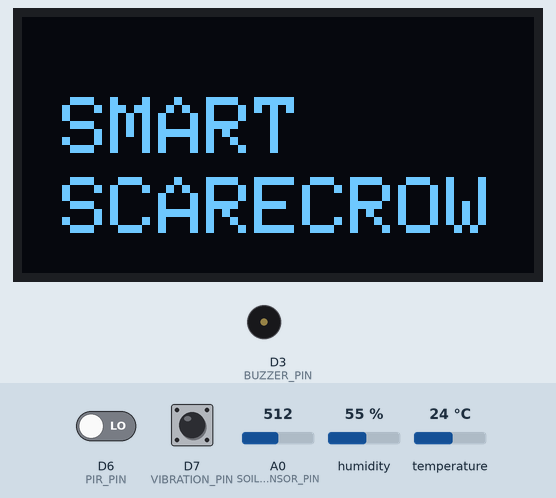
Simulated run of this sketch. Board: ESP8266 (NodeMCU). On the bench: 128×64 one-colour display, buzzer (waves = sounding). The test bench sets the inputs (shaded band); at power-on: D6 (PIR_PIN) LOW, D7 (VIBRATION_PIN) LOW, A0 (SOIL_SENSOR_PIN) = 512, humidity 55 %, temperature 24 °C. WiFi joins after 1.5 s; servers stay silent unless stated; the display library's start-up logo is not drawn; what the sketch prints to the serial monitor is not drawn.

Above: at 2.1 s.
At 16.1 s:
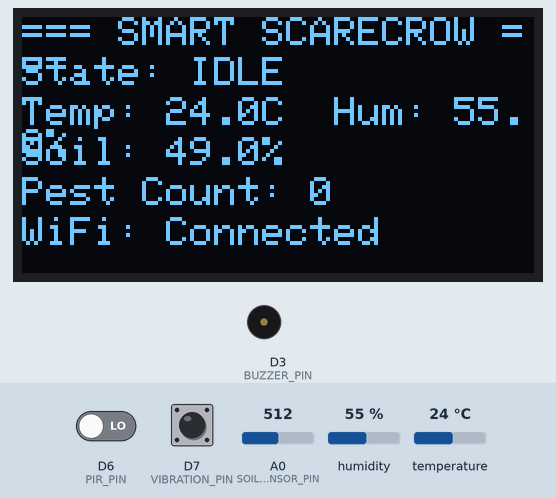
16.2 s: D6 (PIR_PIN) driven HIGH
At 17.1 s:
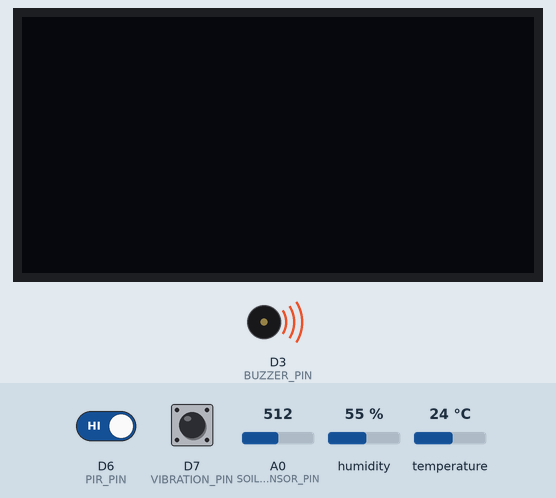
19.2 s: D7 (VIBRATION_PIN) pulsed HIGH 2 times (0.12 s each, 0.3 s apart)
At 22.2 s:
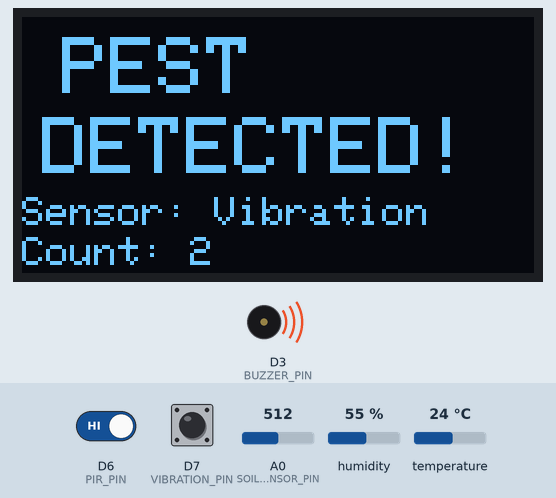
22.8 s: D7 (VIBRATION_PIN) driven HIGH
At 26.0 s:
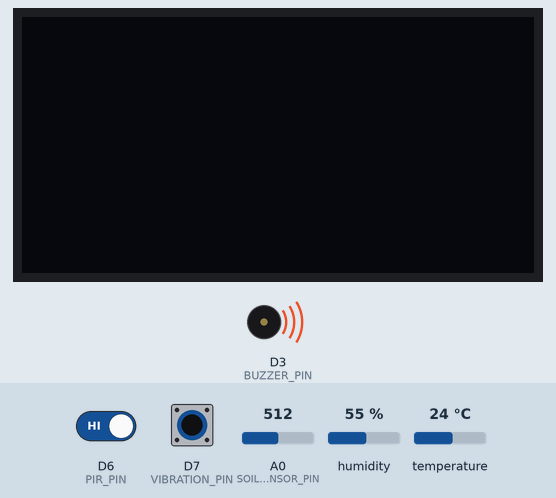
Timing chart, 0 to 27.5 s (numbered marks = the images above; inputs shaded):
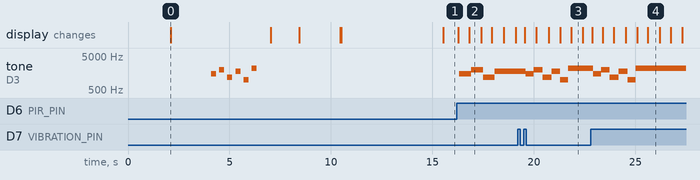

The sketch:

amicta_scarecrow.ino
```cpp
#define BLYNK_PRINT Serial
#define BLYNK_TEMPLATE_ID ""
#define BLYNK_TEMPLATE_NAME ""
#define BLYNK_AUTH_TOKEN ""

#include <ESP8266WiFi.h>
#include <BlynkSimpleEsp8266.h>
#include <DHT.h>
#include <Wire.h>
#include <Adafruit_GFX.h>
#include <Adafruit_SSD1306.h>

// +++++ HARDWARE CONFIG
// OLED Display Configuration
#define SCREEN_WIDTH 128
#define SCREEN_HEIGHT 64
#define OLED_RESET -1
Adafruit_SSD1306 display(SCREEN_WIDTH, SCREEN_HEIGHT, &Wire, OLED_RESET);

// Pin Definitions - FIXED: Hindari konflik I2C
#define PIR_PIN D6
#define VIBRATION_PIN D7
#define BUZZER_PIN D3
#define DHT_PIN D5
#define SOIL_SENSOR_PIN A0
// I2C for OLED: SDA = D2, SCL = D1 (Default ESP8266)

// DHT Configuration
#define DHT_TYPE DHT11
DHT dht(DHT_PIN, DHT_TYPE);

// ===== NETWORK CONFIGURATION =====
// const char* ssid = "Trafalgar LAW";
// const char* password = "bukanwibu";

const char* ssid = "pova6";
const char* password = "gungun82";

//const char* ssid = "Ghozali";
//const char* password = "Rt10rw04";

// const char* ssid = "Yowaimou";
// const char* password = "12345678";

// ===== BLYNK VIRTUAL PINS =====
#define VPIN_TEMPERATURE    V0
#define VPIN_HUMIDITY       V1
#define VPIN_SOIL_MOISTURE  V2
#define VPIN_PEST_COUNT     V3
#define VPIN_PEST_DETECTED  V4
#define VPIN_CONNECTION     V5
#define VPIN_MANUAL_BUZZ    V6
#define VPIN_RESET_COUNT    V7
#define VPIN_VIBRATION_STATUS V8
#define VPIN_PIR_STATUS     V9

BlynkTimer timer;

// ===== SYSTEM VARIABLES =====
unsigned long dailyPestCount = 0;
bool pirState = false;
bool vibrationState = false;
bool lastPirState = false;
bool lastVibrationState = false;
unsigned long lastPirTrigger = 0;
unsigned long lastVibrationTrigger = 0;
unsigned long lastPestDetected = 0;
bool pestDetectedFlag = false;

// ===== OLED DISPLAY VARIABLES =====
bool oledWorking = false;  // NEW: Track OLED status
bool oledBlinking = false;
bool oledBlinkState = false;
unsigned long lastOledBlink = 0;
unsigned long oledBlinkDuration = 10000;
const unsigned long OLED_BLINK_INTERVAL = 500;
String currentSensorType = "";
float currentTemp = 0;
float currentHum = 0;
float currentSoil = 0;

// ===== ANTI-OVERLAP SYSTEM =====
enum SensorState {
  SENSOR_IDLE,
  SENSOR_VIBRATION_ACTIVE,
  SENSOR_PIR_ACTIVE,
  SENSOR_BUZZER_ACTIVE
};

SensorState currentSensorState = SENSOR_IDLE;
unsigned long sensorLockTime = 0;
const unsigned long SENSOR_LOCK_DURATION = 5000;

const unsigned long VIBRATION_DEBOUNCE = 1000;
const unsigned long PIR_DEBOUNCE = 3000;
const unsigned long MIN_INTERVAL_BETWEEN_SENSORS = 3000;

// ===== MULTI-FREQUENCY BUZZER SYSTEM =====
const int frequencies[] = {1500, 2000, 1200, 1800, 1000, 2200};
const int frequencyCount = 6;

bool buzzerActive = false;
int buzzerStep = 0;
int buzzerCycle = 0;
int currentFrequencyIndex = 0;
unsigned long buzzerTimer = 0;
int buzzerPattern = 0;

// ===== SETUP FUNCTION =====
void setup() {
  Serial.begin(115200);
  Serial.println("\n=== Smart Scarecrow - OLED Fixed System ===");

  // Initialize pins first
  pinMode(PIR_PIN, INPUT);
  pinMode(VIBRATION_PIN, INPUT);
  pinMode(BUZZER_PIN, OUTPUT);
  digitalWrite(BUZZER_PIN, LOW);

  // Initialize DHT sensor
  dht.begin();

  // Initialize I2C with default pins and scan for devices
  Wire.begin(); // Default: SDA = D2 (GPIO4), SCL = D1 (GPIO5)
  Serial.println("Scanning I2C devices...");
  scanI2CDevices();

  // Initialize OLED Display with multiple address attempts
  oledWorking = initializeOLED();

  if (oledWorking) {
    showBootScreen();
  } else {
    Serial.println("❌ OLED Display failed - continuing without display");
  }

  // Test buzzer at startup
  testMultiFrequencyBuzzer();

  // Initialize WiFi
  Serial.println("Connecting to WiFi...");
  WiFi.begin(ssid, password);
  while (WiFi.status() != WL_CONNECTED) {
    delay(500);
    Serial.print(".");
    if (oledWorking) updateOledStatus("Connecting WiFi...", false);
  }
  Serial.println("\nWiFi Connected!");

  // Initialize Blynk
  Blynk.begin(BLYNK_AUTH_TOKEN, ssid, password);

  // Setup timers
  timer.setInterval(15000L, readAndSendSensorData);
  timer.setInterval(86400000L, resetDailyCount);
  timer.setInterval(3000L, checkSensorStatus);
  timer.setInterval(2000L, debugSensorReading);
  timer.setInterval(1000L, manageSensorState);
  timer.setInterval(5000L, updateOledDisplay);
  timer.setInterval(100L, handleOledBlink);

  Serial.println("Smart Scarecrow System Ready!");
  Serial.println("OLED Status: " + String(oledWorking ? "WORKING" : "FAILED"));

  // Send initial status
  Blynk.virtualWrite(VPIN_CONNECTION, oledWorking ? "Online - OLED OK" : "Online - OLED FAIL");
  Blynk.virtualWrite(VPIN_PEST_COUNT, dailyPestCount);

  if (oledWorking) updateOledStatus("System Ready!", false);
}

// ===== I2C AND OLED INITIALIZATION =====
void scanI2CDevices() {
  byte error, address;
  int nDevices = 0;

  Serial.println("I2C Scanner Starting...");

  for(address = 1; address < 127; address++) {
    Wire.beginTransmission(address);
    error = Wire.endTransmission();

    if (error == 0) {
      Serial.print("I2C device found at address 0x");
      if (address < 16) Serial.print("0");
      Serial.print(address, HEX);
      Serial.println(" !");
      nDevices++;
    }
  }

  if (nDevices == 0) {
    Serial.println("❌ No I2C devices found!");
  } else {
    Serial.println("✅ I2C scan complete. " + String(nDevices) + " device(s) found.");
  }
}

bool initializeOLED() {
  // Try common OLED addresses
  byte addresses[] = {0x3C, 0x3D};

  for (int i = 0; i < 2; i++) {
    Serial.println("Trying OLED at address 0x" + String(addresses[i], HEX));

    if(display.begin(SSD1306_SWITCHCAPVCC, addresses[i])) {
      Serial.println("✅ OLED initialized successfully at 0x" + String(addresses[i], HEX));
      display.display();
      delay(2000);
      display.clearDisplay();
      return true;
    }
  }

  Serial.println("❌ OLED initialization failed at all addresses");
  return false;
}

// ===== MAIN LOOP =====
void loop() {
  Blynk.run();
  timer.run();

  handleMultiFrequencyBuzzer();

  if (currentSensorState == SENSOR_IDLE) {
    checkSensorsWithPriority();
  }

  if (pestDetectedFlag && (millis() - lastPestDetected > oledBlinkDuration)) {
    pestDetectedFlag = false;
    oledBlinking = false;
    Blynk.virtualWrite(VPIN_PEST_DETECTED, 0);
    clearSensorStatus();
    if (oledWorking) updateOledDisplay();
  }

  delay(50);
}

// ===== OLED DISPLAY FUNCTIONS =====
void showBootScreen() {
  if (!oledWorking) return;

  display.clearDisplay();
  display.setTextSize(2);
  display.setTextColor(SSD1306_WHITE);
  display.setCursor(10, 20);
  display.println(F("SMART"));
  display.setCursor(10, 40);
  display.println(F("SCARECROW"));
  display.display();
  delay(2000);
}

void updateOledStatus(String status, bool blink) {
  if (!oledWorking) return;

  if (blink) {
    oledBlinking = true;
    lastOledBlink = millis();
    oledBlinkState = true;
  } else {
    oledBlinking = false;
  }

  display.clearDisplay();
  display.setTextSize(1);
  display.setTextColor(SSD1306_WHITE);
  display.setCursor(0, 0);
  display.println(status);
  display.display();
}

void updateOledDisplay() {
  if (!oledWorking || oledBlinking) return;

  display.clearDisplay();
  display.setTextSize(1);
  display.setTextColor(SSD1306_WHITE);

  display.setCursor(0, 0);
  display.println("=== SMART SCARECROW ===");

  display.setCursor(0, 10);
  display.print("State: ");
  display.println(getSensorStateShort(currentSensorState));

  display.setCursor(0, 20);
  display.print("Temp: ");
  display.print(currentTemp, 1);
  display.print("C  Hum: ");
  display.print(currentHum, 1);
  display.println("%");

  display.setCursor(0, 30);
  display.print("Soil: ");
  display.print(currentSoil, 1);
  display.println("%");

  display.setCursor(0, 40);
  display.print("Pest Count: ");
  display.println(dailyPestCount);

  display.setCursor(0, 50);
  if (WiFi.status() == WL_CONNECTED) {
    display.println("WiFi: Connected");
  } else {
    display.println("WiFi: Disconnected");
  }

  display.display();
}

void showPestAlert(String sensorType) {
  if (!oledWorking) return;

  currentSensorType = sensorType;
  oledBlinking = true;
  lastOledBlink = millis();
  oledBlinkState = true;

  displayPestAlertScreen();
}

void displayPestAlertScreen() {
  if (!oledWorking) return;

  display.clearDisplay();
  display.setTextSize(2);
  display.setTextColor(SSD1306_WHITE);

  display.setCursor(10, 5);
  display.println(F("PEST"));
  display.setCursor(5, 25);
  display.println(F("DETECTED!"));

  display.setTextSize(1);
  display.setCursor(0, 45);
  display.print("Sensor: ");
  display.println(currentSensorType);

  display.setCursor(0, 55);
  display.print("Count: ");
  display.println(dailyPestCount);

  display.display();
}

void handleOledBlink() {
  if (!oledWorking || !oledBlinking) return;

  unsigned long currentTime = millis();

  if (currentTime - lastPestDetected > oledBlinkDuration) {
    oledBlinking = false;
    updateOledDisplay();
    return;
  }

  if (currentTime - lastOledBlink >= OLED_BLINK_INTERVAL) {
    lastOledBlink = currentTime;
    oledBlinkState = !oledBlinkState;

    if (oledBlinkState) {
      displayPestAlertScreen();
    } else {
      display.clearDisplay();
      display.display();
    }
  }
}

String getSensorStateShort(SensorState state) {
  switch (state) {
    case SENSOR_IDLE: return "IDLE";
    case SENSOR_VIBRATION_ACTIVE: return "VIB-LOCK";
    case SENSOR_PIR_ACTIVE: return "PIR-LOCK";
    case SENSOR_BUZZER_ACTIVE: return "BUZZ-ACT";
    default: return "UNKNOWN";
  }
}

// ===== SENSOR FUNCTIONS =====
void checkSensorsWithPriority() {
  bool currentVibState = digitalRead(VIBRATION_PIN);
  bool currentPirState = digitalRead(PIR_PIN);

  unsigned long currentTime = millis();

  if (currentVibState && !lastVibrationState &&
      (currentTime - lastVibrationTrigger > VIBRATION_DEBOUNCE) &&
      (currentTime - lastPirTrigger > MIN_INTERVAL_BETWEEN_SENSORS)) {

    activateSensorWithLock(SENSOR_VIBRATION_ACTIVE, "Vibration", 1);
    lastVibrationTrigger = currentTime;
    Serial.println("🔴 VIBRATION DETECTED - PRIORITY 1!");
  }
  else if (currentPirState && !lastPirState &&
           (currentTime - lastPirTrigger > PIR_DEBOUNCE) &&
           (currentTime - lastVibrationTrigger > MIN_INTERVAL_BETWEEN_SENSORS)) {

    activateSensorWithLock(SENSOR_PIR_ACTIVE, "PIR Motion", 2);
    lastPirTrigger = currentTime;
    Serial.println("🟡 PIR MOTION DETECTED - PRIORITY 2!");
  }

  lastVibrationState = currentVibState;
  lastPirState = currentPirState;
}

void activateSensorWithLock(SensorState newState, const String& sensorType, int pattern) {
  currentSensorState = newState;
  sensorLockTime = millis();

  Serial.println("=== PEST DETECTED - NO OVERLAP SYSTEM ===");
  Serial.println("Active Sensor: " + sensorType);
  Serial.println("Pattern: " + String(pattern));
  Serial.println("OLED Status: " + String(oledWorking ? "WORKING" : "FAILED"));

  handlePestDetection(sensorType, pattern);
  updateSensorStatusDisplay(pattern);
}

void handlePestDetection(const String& sensorType, int pattern) {
  dailyPestCount++;
  buzzerPattern = pattern;
  currentFrequencyIndex = 0;

  activateMultiFrequencyDeterrent();
  sendPestDetection(sensorType);

  if (oledWorking) {
    showPestAlert(sensorType);
  }

  currentSensorState = SENSOR_BUZZER_ACTIVE;
}

// ===== MULTI-FREQUENCY BUZZER FUNCTIONS =====
void activateMultiFrequencyDeterrent() {
  buzzerActive = true;
  buzzerStep = 0;
  buzzerCycle = 0;
  currentFrequencyIndex = 0;
  buzzerTimer = millis();

  Serial.println("🎵 Multi-Frequency Buzzer activated!");
  Serial.println("Pattern: " + String(buzzerPattern));
}

void handleMultiFrequencyBuzzer() {
  if (!buzzerActive) return;

  unsigned long currentTime = millis();

  int maxCycles, beepDuration, pauseDuration;

  switch (buzzerPattern) {
    case 1:
      maxCycles = 6;
      beepDuration = 200;
      pauseDuration = 150;
      break;
    case 2:
      maxCycles = 4;
      beepDuration = 300;
      pauseDuration = 200;
      break;
    default:
      maxCycles = 3;
      beepDuration = 250;
      pauseDuration = 200;
      break;
  }

  switch (buzzerStep) {
    case 0:
      if (buzzerCycle < maxCycles) {
        int currentFreq = frequencies[currentFrequencyIndex];
        tone(BUZZER_PIN, currentFreq);

        Serial.println("🎵 BEEP " + String(buzzerCycle + 1) + "/" + String(maxCycles) +
                      " - Freq: " + String(currentFreq) + "Hz");

        buzzerTimer = currentTime;
        buzzerStep = 1;

        currentFrequencyIndex = (currentFrequencyIndex + 1) % frequencyCount;
      } else {
        buzzerActive = false;
        buzzerCycle = 0;
        currentFrequencyIndex = 0;

        currentSensorState = SENSOR_IDLE;
        sensorLockTime = millis();

        Serial.println("🎵 Multi-frequency sequence completed!");
      }
      break;

    case 1:
      if (currentTime - buzzerTimer >= beepDuration) {
        noTone(BUZZER_PIN);
        buzzerTimer = currentTime;
        buzzerStep = 2;
      }
      break;

    case 2:
      if (currentTime - buzzerTimer >= pauseDuration) {
        buzzerCycle++;
        buzzerStep = 0;
      }
      break;
  }
}

void testMultiFrequencyBuzzer() {
  Serial.println("🎵 Testing Multi-Frequency Buzzer...");

  for (int i = 0; i < frequencyCount; i++) {
    Serial.println("Testing Frequency " + String(i + 1) + "/" + String(frequencyCount) +
                   ": " + String(frequencies[i]) + "Hz");
    tone(BUZZER_PIN, frequencies[i], 250);
    delay(400);
  }

  Serial.println("🎵 Multi-Frequency Buzzer test complete!");
}

// ===== SENSOR DATA AND MANAGEMENT =====
void readAndSendSensorData() {
  float humidity = dht.readHumidity();
  float temperature = dht.readTemperature();

  int soilRaw = analogRead(SOIL_SENSOR_PIN);
  float soilMoisture = map(soilRaw, 1023, 0, 0, 100);
  soilMoisture = constrain(soilMoisture, 0.0, 100.0);

  if (isnan(humidity) || isnan(temperature)) {
    Serial.println("DHT sensor error!");
    humidity = 0;
    temperature = 0;
  }

  currentTemp = temperature;
  currentHum = humidity;
  currentSoil = soilMoisture;

  Blynk.virtualWrite(VPIN_TEMPERATURE, temperature);
  Blynk.virtualWrite(VPIN_HUMIDITY, humidity);
  Blynk.virtualWrite(VPIN_SOIL_MOISTURE, soilMoisture);
  Blynk.virtualWrite(VPIN_PEST_COUNT, dailyPestCount);

  Serial.println("===== Sensor Data & System Status =====");
  Serial.println("Temperature: " + String(temperature, 1) + "°C");
  Serial.println("Humidity: " + String(humidity, 1) + "%");
  Serial.println("Soil Moisture: " + String(soilMoisture, 1) + "%");
  Serial.println("Daily Pest Count: " + String(dailyPestCount));
  Serial.println("System State: " + getSensorStateName(currentSensorState));
  Serial.println("OLED Status: " + String(oledWorking ? "WORKING" : "FAILED"));
  Serial.println("========================================");
}

void manageSensorState() {
  unsigned long currentTime = millis();

  if (currentSensorState != SENSOR_IDLE &&
      (currentTime - sensorLockTime > SENSOR_LOCK_DURATION) &&
      !buzzerActive) {

    Serial.println("🔓 Auto-unlock: Sensor system released");
    currentSensorState = SENSOR_IDLE;
    clearSensorStatus();
  }
}

void sendPestDetection(const String& sensorType) {
  pestDetectedFlag = true;
  lastPestDetected = millis();

  Blynk.virtualWrite(VPIN_PEST_DETECTED, 1);
  Blynk.virtualWrite(VPIN_PEST_COUNT, dailyPestCount);

  String notifMsg = "🚨 Pest detected! " + sensorType + " | Total: " + String(dailyPestCount) +
                   " | OLED: " + String(oledWorking ? "OK" : "FAIL");
  Blynk.logEvent("pest_detected", notifMsg);

  Serial.println("Detection sent: " + notifMsg);
}

void checkSensorStatus() {
  if (WiFi.status() == WL_CONNECTED) {
    String status = "Online - " + String(oledWorking ? "OLED OK" : "OLED FAIL");
    Blynk.virtualWrite(VPIN_CONNECTION, status);
  } else {
    Blynk.virtualWrite(VPIN_CONNECTION, "WiFi Disconnected");
  }
}

void resetDailyCount() {
  dailyPestCount = 0;
  Blynk.virtualWrite(VPIN_PEST_COUNT, dailyPestCount);
  Serial.println("Daily pest count reset at: " + String(millis()));
}

void debugSensorReading() {
  bool vibStatus = digitalRead(VIBRATION_PIN);
  bool pirStatus = digitalRead(PIR_PIN);

  Serial.println("--- Debug Sensor (Anti-Overlap + OLED) ---");
  Serial.println("Current State: " + getSensorStateName(currentSensorState));
  Serial.println("Vibration (D0): " + String(vibStatus));
  Serial.println("PIR (D8): " + String(pirStatus));
  Serial.println("OLED Working: " + String(oledWorking ? "YES" : "NO"));
  Serial.println("Can Accept New Detection: " + String(currentSensorState == SENSOR_IDLE ? "YES" : "NO"));
  Serial.println("OLED Blinking: " + String(oledBlinking ? "ACTIVE" : "IDLE"));
  Serial.println("--------------------------------------------");
}

// ===== HELPER FUNCTIONS =====
String getSensorStateName(SensorState state) {
  switch (state) {
    case SENSOR_IDLE: return "All Sensors Idle";
    case SENSOR_VIBRATION_ACTIVE: return "VIBRATION LOCKED";
    case SENSOR_PIR_ACTIVE: return "PIR LOCKED";
    case SENSOR_BUZZER_ACTIVE: return "BUZZER ACTIVE";
    default: return "Unknown State";
  }
}

void updateSensorStatusDisplay(int pattern) {
  if (pattern == 1) {
    Blynk.virtualWrite(VPIN_VIBRATION_STATUS, 1);
    Blynk.virtualWrite(VPIN_PIR_STATUS, 0);
  } else if (pattern == 2) {
    Blynk.virtualWrite(VPIN_VIBRATION_STATUS, 0);
    Blynk.virtualWrite(VPIN_PIR_STATUS, 1);
  }
}

void clearSensorStatus() {
  Blynk.virtualWrite(VPIN_VIBRATION_STATUS, 0);
  Blynk.virtualWrite(VPIN_PIR_STATUS, 0);
}

// ===== BLYNK VIRTUAL PIN HANDLERS =====
BLYNK_WRITE(VPIN_MANUAL_BUZZ) {
  int value = param.asInt();
  if (value == 1 && currentSensorState == SENSOR_IDLE) {
    Serial.println("🎵 Manual multi-frequency test from Blynk + OLED Alert");
    buzzerPattern = 0;
    currentSensorState = SENSOR_BUZZER_ACTIVE;
    sensorLockTime = millis();
    activateMultiFrequencyDeterrent();

    if (oledWorking) {
      showPestAlert("Manual Test");
    }
    dailyPestCount++;
    pestDetectedFlag = true;
    lastPestDetected = millis();

  } else if (value == 1 && currentSensorState != SENSOR_IDLE) {
    Serial.println("❌ Manual buzzer blocked - System locked in state: " + getSensorStateName(currentSensorState));
  }
}

BLYNK_WRITE(VPIN_RESET_COUNT) {
  int value = param.asInt();
  if (value == 1) {
    dailyPestCount = 0;
    Blynk.virtualWrite(VPIN_PEST_COUNT, dailyPestCount);

    oledBlinking = false;
    pestDetectedFlag = false;
    if (oledWorking) updateOledDisplay();

    Serial.println("Pest count reset from Blynk + OLED refreshed");
  }
}

BLYNK_CONNECTED() {
  Serial.println("Blynk connected successfully!");
  String status = "Online - " + String(oledWorking ? "OLED OK" : "OLED FAIL");
  Blynk.virtualWrite(VPIN_CONNECTION, status);

  Blynk.syncVirtual(VPIN_PEST_COUNT);
  readAndSendSensorData();

  if (oledWorking) {
    updateOledStatus("Blynk Connected!", false);
    delay(2000);
    updateOledDisplay();
  }
}

BLYNK_DISCONNECTED() {
  Serial.println("Blynk disconnected!");
  if (oledWorking) updateOledStatus("Blynk Offline", false);
}
```

Measured:
- after the input at 16.2 s, tone on D3 (BUZZER_PIN): silent → 1500 Hz after 0.13 s, → 2000 Hz 0.59 s later, → 1200 Hz 0.58 s later, → 1800 Hz 0.58 s later; the display: first changes after 0.08 s (image 2 shows a later state)
- after the input at 19.2 s, tone on D3 (BUZZER_PIN): plays 1500 Hz for 0.40 s, 2000 Hz for 0.43 s, 1200 Hz for 0.44 s, 1800 Hz for 0.43 s, 1000 Hz for 0.40 s, 2200 Hz for 1.1 s, starting after 0.40 s; the display: changes after 0.35 s (image 3)
- after the input at 22.8 s, tone on D3 (BUZZER_PIN): plays 1500 Hz for 0.40 s, 2000 Hz for 0.43 s, 1200 Hz for 0.43 s, 1800 Hz for 0.44 s, 1000 Hz for 0.40 s, 2200 Hz for 5.9 s, starting after 0.12 s
- what the display in image 2 shows lasts 0.6 s, from 16.8 s to 17.4 s
